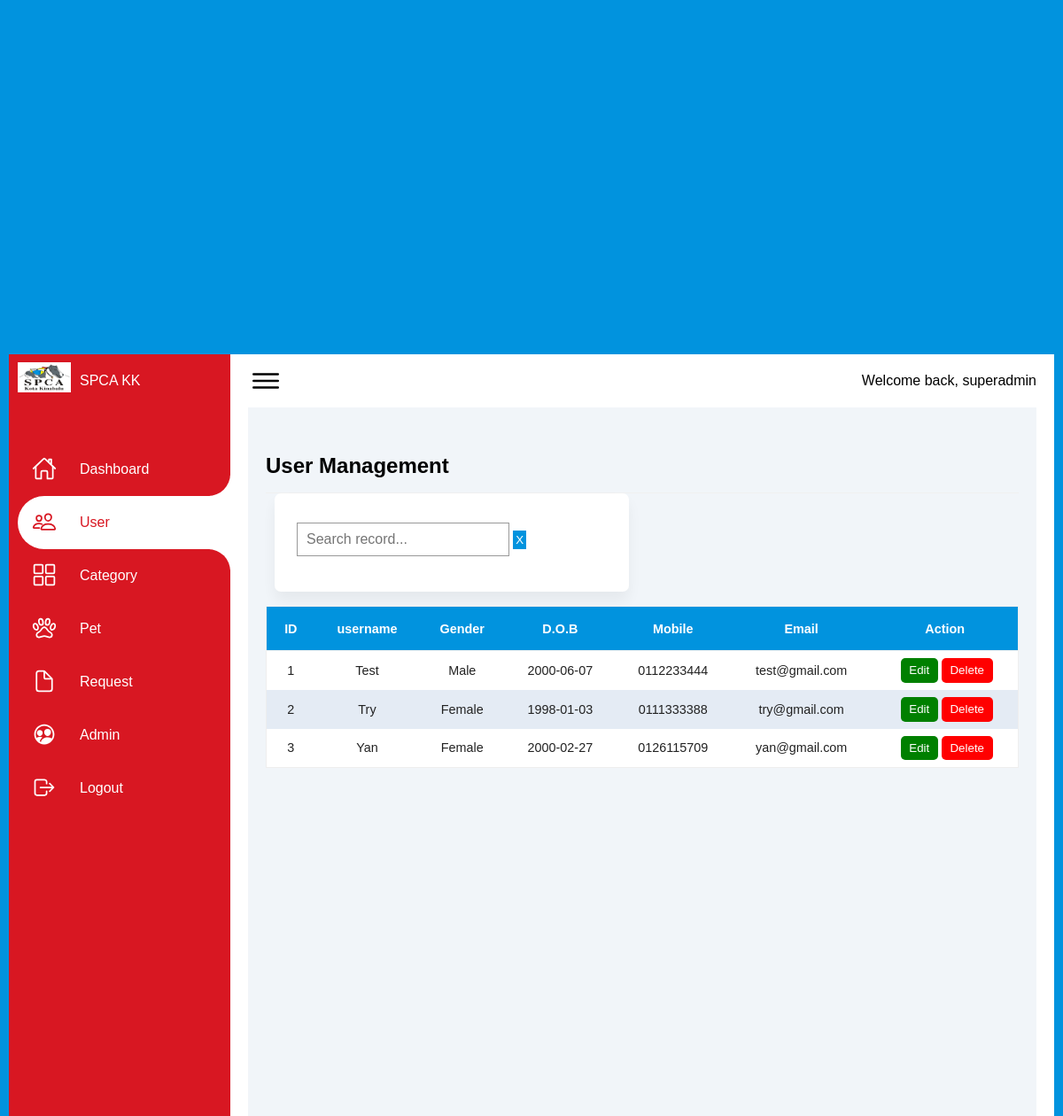
Page /admin/manageUser.php (signed in) on the committed database.
### tables this page shows
CREATE TABLE `user` (
  `user_id` int(11) NOT NULL,
  `username` varchar(50) NOT NULL,
  `gender` varchar(50) NOT NULL,
  `DOB` date NOT NULL,
  `mobile` varchar(12) NOT NULL,
  `email` varchar(50) NOT NULL,
  `password` varchar(255) NOT NULL
);

### admin/manageUser.php (the view, shortened to what this page needs)
<?php
    require('../include/database.php');
    if (isset($_SESSION['admin_name'])) {
        $admin_name = $_SESSION['admin_name'];
    } else {
        header("Location: admin-login.php");
        exit();
    }
    if (isset($_SESSION['admin_role'])){
        $admin_role = $_SESSION['admin_role'];
    } else {
        header("Location: admin-login.php");
        exit();
    }
?>
<!DOCTYPE html>
<html lang="en">
<head>
    <link rel="stylesheet" href="user-signup.css">
    <link rel="stylesheet" href="adminDashboard1.css">
    <link rel= "stylesheet" href= "https://maxst.icons8.com/vue-static/landings/line-awesome/line-awesome/1.3.0/css/line-awesome.min.css" >
</head>
<body>
    <div class="container">
        <div class="navigation">
        <ul>
                <li >
                    <a href="#">
                        <span class="icon">
                            <img src="../images/logo v2.png" style="width: 60px;">
                        </span>
                        <span class="title">SPCA KK</span>
                    </a>
                </li>
                <li>
                    <a href="adminDashboard.php">
                        <span class="icon">
                            <ion-icon name="home-outline"></ion-icon>
                        </span>
                        <span class="title">Dashboard</span>
                    </a>
                </li>
                <li class="active">
                    <a href="manageUser.php">
                        <span class="icon">
                            <ion-icon name="people-outline"></ion-icon>
                        </span>
                        <span class="title">User</span>
                    </a>
                </li>
                <li>
                    <a href="manageCategory.php">
                        <span class="icon">
                        <ion-icon name="grid-outline"></ion-icon>
                        </span>
                        <span class="title">Category</span>
                    </a>
                </li>
                <li>
                    <a href="managePet.php">
                        <span class="icon">
                            <ion-icon name="paw-outline"></ion-icon>
                        </span>
                        <span class="title">Pet</span>
                    </a>
                </li>
                <li>
                    <a href="manageAdoptRequest.php">
                        <span class="icon">
                            <ion-icon name="document-outline"></ion-icon>
                        </span>
                        <span class="title">Request</span>
                    </a>
                </li>
                <?php if($admin_role != 'Superadmin')
                    {
                        echo'<li id="disabled">';
                        echo'<a href="manageAdmin.php">';
                        echo'<span class="icon">';
                        echo'<ion-icon name="people-circle-outline"></ion-icon>';
                        echo'</span>';
                        echo'<span class="title">Admin</span>';
                        echo'</a>';
                        echo'</li>';
                    }
                    else
                    {
                        echo'<li>';
                        echo'<a href="manageAdmin.php">';
                        echo'<span class="icon">';
                        echo'<ion-icon name="people-circle-outline"></ion-icon>';
                        echo'</span>';
                        echo'<span class="title">Admin</span>';
                        echo'</a>';
                        echo'</li>';
                    }
                ?>
                <li>
                <a href="admin-logout.php">
                        <span class="icon">
                            <ion-icon name="log-out-outline"></ion-icon>
                        </span>
                        <span class="title">Logout</span>
                    </a>
                </li>
            </ul>
        </div>
        <div class="main">
            <div class="topbar">
                <div class="toggle">
                    <ion-icon name="menu-outline"></ion-icon>
                </div>
                <div class="user">
                    <p>Welcome back, <?php echo $admin_name;?></li>
                </div>
            </div>
    <div class="grey-container" style="min-height:100vh;">
    <div class="userlist-table">
    <div class="table-header">
        <h2>User Management</h2>
    </div>
    <div class="search">
        <form method="GET" action="<?php echo htmlspecialchars($_SERVER["PHP_SELF"]); ?>">
            <label>
            <input type="text" name="search" placeholder="Search record...">
            <button type="submit" class="clear-btn">X</button>
            </label>
        </form>
    </div>
    <div class="table-body">
                <div class="table-responsive">
                <?php
            $sql = "SELECT * FROM user";
                    $result = mysqli_query($conn,$sql);
                    if (mysqli_num_rows($result) > 0){
                    echo"<table style='width:100%;'>";
                    echo"<thead>";
                    echo"<tr>";
                    echo"<td>ID</td>";
                    echo"<td>username</td>";
                    echo"<td>Gender</td>";
                    echo"<td>D.O.B</td>";
                    echo"<td>Mobile</td>";
                    echo"<td>Email</td>";
                    echo"<td style='height: 49px;'>Action</td>";
                    echo"</tr>";
                    echo"</thead>";
                    echo"<tbody>";
                        while($row = mysqli_fetch_array($result))
                        {
                            echo "<tr>";
                            echo "<td>" .$row['user_id']."</td>";
                            echo "<td>" .$row['username']."</td>";
                            echo "<td>" .$row['gender']."</td>";
                            echo "<td>" .$row['DOB']."</td>";
                            echo "<td>" .$row['mobile']."</td>";
                            echo "<td>" .$row['email']."</td>";
                            echo "<td><a href='editUser.php?user_id=$row[user_id]'><input class='edit-btn' type='submit' value='Edit'>
                            <a href='deleteUser.php?user_id=$row[user_id]' onclick='return delete()'><input class='delete-btn' type='submit' value='Delete'></td>";
                            echo "</tr>";
   }
                    }
                    else{
                        echo "<div style='text-align:center;font-weight: 600;'>-- NO RECORD FOUND --</div>";
                    }
                    ?>
                        </tbody>
                    </table>
                </div>
        </div>
    </div>
</div>
        </div>
    </div>
</body>
</html>

### user-signup.css (style rules this page uses)
* { margin: 0; padding: 0; box-sizing: border-box; font-family: 'Open Sans', sans-serif; }
body { display: flex; align-items: center; justify-content: center; padding:40px 10px; min-height: 100vh; background: #0193DE; }
form { padding: 25px; background: #fff; max-width: 500px; width: 100%; border-radius: 7px; box-shadow: 0 10px 15px rgba(0, 0, 0, 0.05); }
form label { display: block; font-size: 15px; margin-bottom: 7px; }
form input, form select { height: 45px; padding: 10px; width: 100%; font-size: 15px; outline: none; background: #fff; border-radius: 3px; border: 1px solid #bfbfbf; }

### admin/adminDashboard1.css (style rules this page uses)
* { font-family: "Ubuntu", sans-serif; margin: 0; padding: 0; box-sizing: border-box; }
:root { --blue: #D81722; --white: #fff; --gray: #f5f5f5; --black1: #222; --black2: #999; }
body { min-height: 100vh; overflow-x: hidden; }
.container { position: relative; width: 100%; }
.navigation { position: fixed; width: 250px; height: 100%; background: #D81722; border-left: 10px solid #D81722; transition: 0.5s; overflow: hidden; }
.navigation ul { position: absolute; top: 0; left: 0; width: 100%; }
.navigation ul li { position: relative; width: 100%; list-style: none; border-top-left-radius: 30px; border-bottom-left-radius: 30px; }
.navigation ul li:hover, .navigation ul li.active { background-color: var(--white); }
.navigation ul li:nth-child(1) { margin-bottom: 40px; pointer-events: none; }
.navigation ul li a { position: relative; display: block; width: 100%; display: flex; text-decoration: none; color: var(--white); }
.navigation ul li:hover a, .navigation ul li.active a { color: var(--blue); }
.navigation ul li a .icon { position: relative; display: block; min-width: 60px; height: 60px; line-height: 75px; text-align: center; }
.navigation ul li a .icon ion-icon { font-size: 1.75rem; }
.navigation ul li a .title { position: relative; display: block; padding: 0 10px; height: 60px; line-height: 60px; text-align: start; white-space: nowrap; }
.navigation ul li:hover a::before, .navigation ul li.active a::before { content: ""; position: absolute; right: 0; top: -50px; width: 50px; height: 50px; background-color: transparent; border-radius: 50%; box-shadow: 35px 35px 0 10px var(--white); pointer-events: none; }
.navigation ul li:hover a::after, .navigation ul li.active a::after { content: ""; position: absolute; right: 0; bottom: -50px; width: 50px; height: 50px; background-color: transparent; border-radius: 50%; box-shadow: 35px -35px 0 10px var(--white); pointer-events: none; }
.main { position: absolute; width: calc(100% - 250px); left: 250px; min-height: 100vh; background: var(--white); transition: 0.5s; }
.topbar { width: 100%; height: 60px; display: flex; justify-content: space-between; align-items: center; padding: 0px 20px 0px 10px; }
.toggle { position: relative; width: 60px; height: 60px; display: flex; justify-content: center; align-items: center; font-size: 2.5rem; cursor: pointer; }
.search { position: relative; width: 400px; margin: 0 10px; }
.search label { position: relative; width: 100%; }
.search label input { width: 100%; height: 40px; border-radius: 40px; padding: 5px 20px; padding-left: 35px; font-size: 18px; outline: none; border: 1px solid var(--black2); }
:root { --main-color: #0193DE; --color-dark: #1D2231; --text-grey: #8390A2; }
* { padding: 0; margin: 0; box-sizing: border-box; list-style-type: none; text-decoration: none; font-family: 'Poppins', sans-serif; }
table { border-collapse: collapse; }
thead tr { border-top: 1px solid #f0f0f0; border-bottom: 1px solid #f0f0f0; }
thead td { font-weight: 700; }
td { padding: .5rem 1rem; font-size: .9rem; color: #222; }
tr td:last-child { display: flex; align-items: center; }
.table-responsive { width: 100%; overflow-x: auto; }
.grey-container { background: #f1f5f9; padding:20px; margin-left: 20px; margin-right: 20px; }

### rows in the picture
user: user_id "1", username "Test", gender "Male", DOB "2000-06-07", mobile "0112233444", email "test@gmail.com"
user: user_id "2", username "Try", gender "Female", DOB "1998-01-03", mobile "0111333388", email "try@gmail.com"
user: user_id "3", username "Yan", gender "Female", DOB "2000-02-27", mobile "0126115709", email "yan@gmail.com"

### other values in the picture
$admin_name "superadmin"
